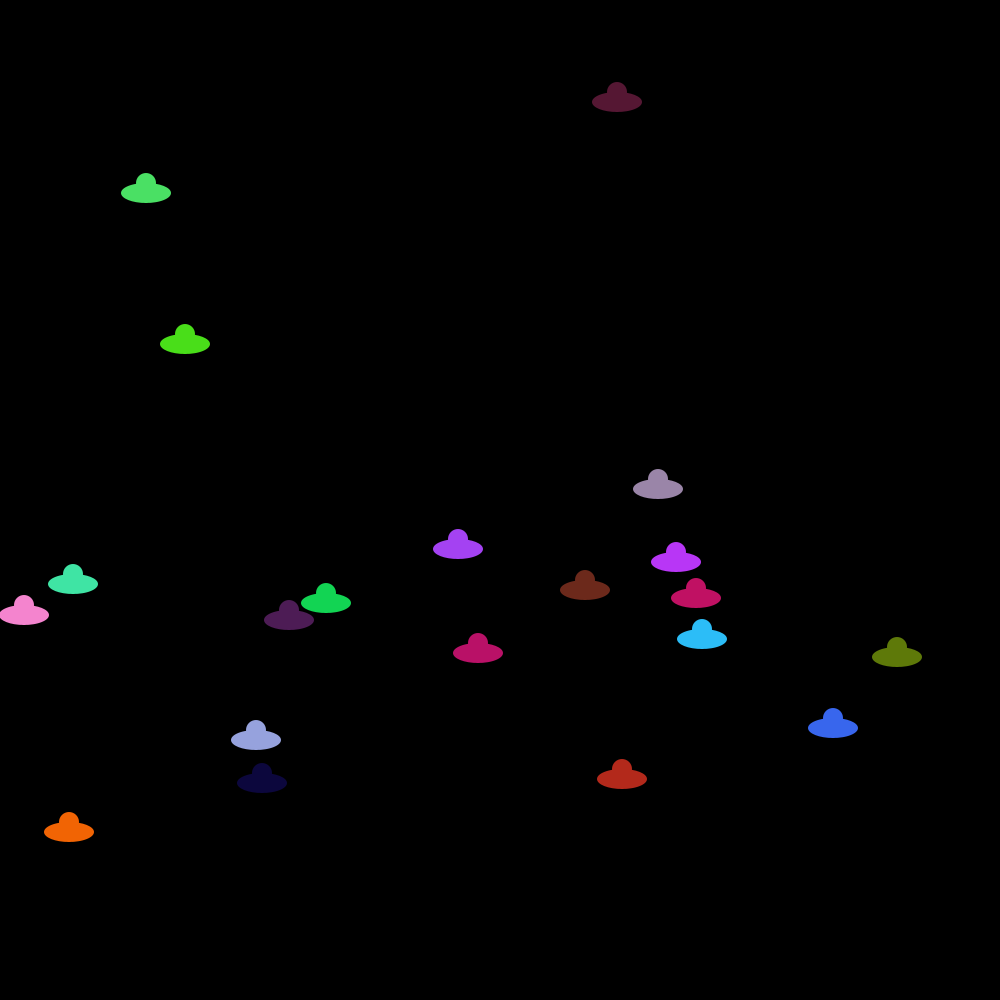
Frame 1 (no input)
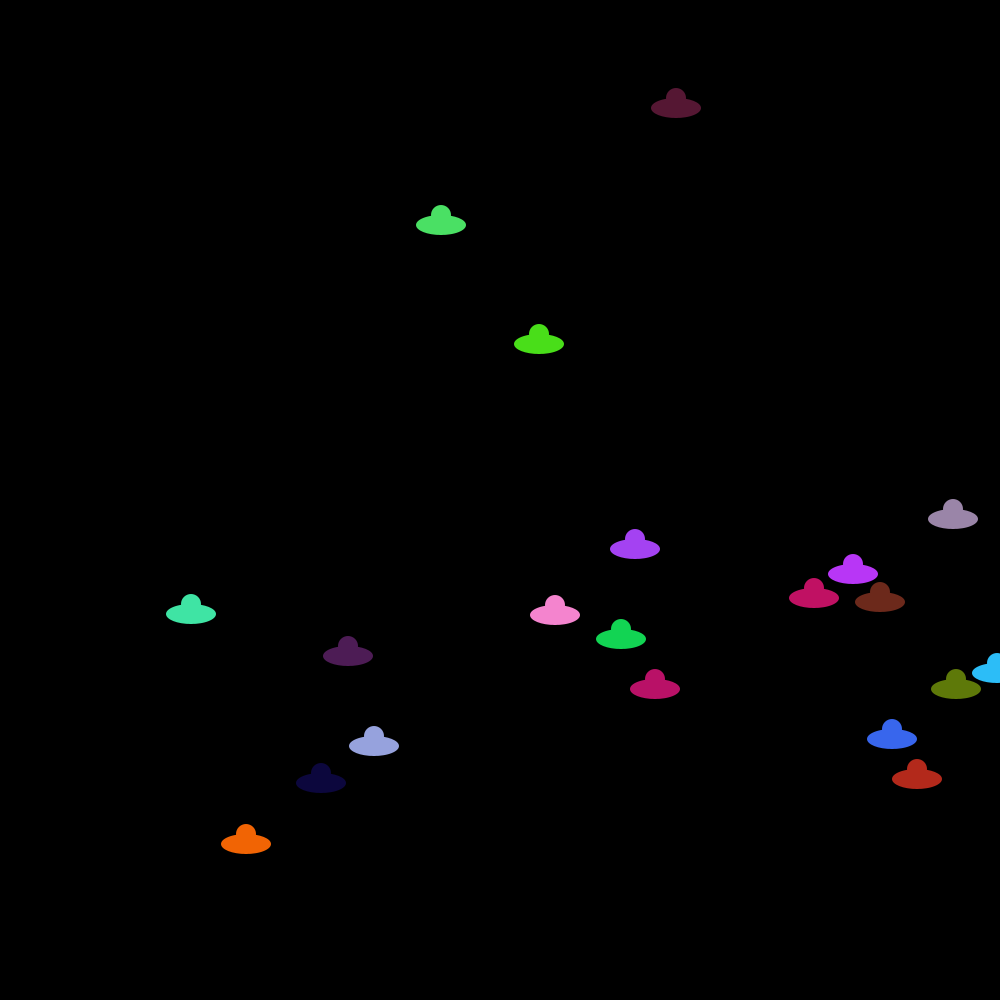
Frame 60 (the mouse pressed at the canvas centre just before this capture)
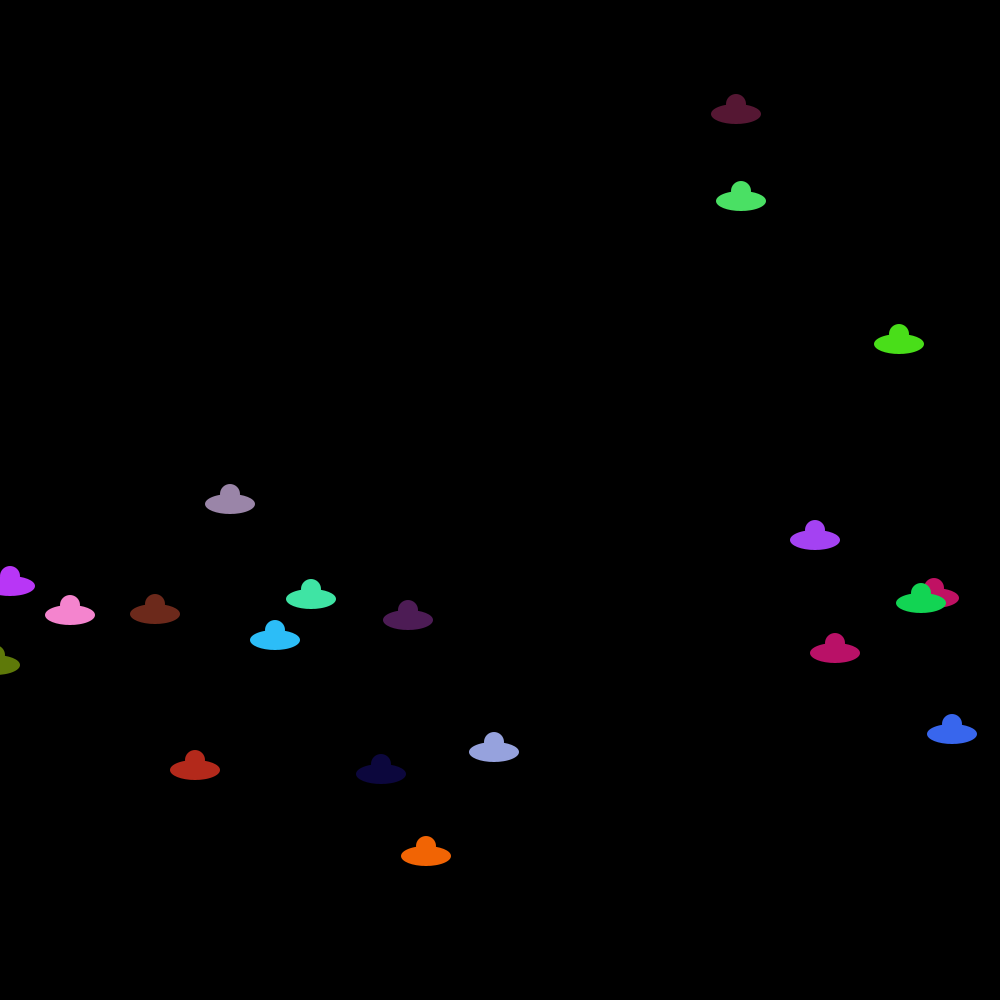
Frame 120 (the mouse held since frame 60 and released just before this capture)

The Processing sketch that drew these frames (run headless with seeded random() and noise(); from frame 60 on, the mouse is pressed at the canvas centre):

// Processing sketch: shipClasses
// ── shipClasses.pde
Ship [] ufo; 
int num = 20; 

void setup(){
  size(1000, 1000); 
  smooth(); 
  noStroke(); 
  background(0); 
  
  ufo = new Ship[num]; 
  
  for(int i =0; i< num; i++){
    ufo[i] = new Ship(); 
  }
}

void draw(){
  background(0); 
    for(int i =0; i<num; i++){
      ufo[i].drawShip(); 
      ufo[i].floatShip();  
    }
}
// ── Ship.pde
class Ship{
  color col; 
  int velX;
  float velY; 
  int rate; 
  int posX, posY;
  
  Ship(){
    col = color(random(255), random(255), random(255)); 
    velX = int (random(1, 10)); 
    velY = int (random(1, 2)); 
    rate = int (random(5, 20)); 
    posX = int (random(0, width)); 
    posY = int (random(0, height));
  }
  
  void drawShip(){
    fill(col); 
    
    ellipse(posX, posY, 50, 20); 
    ellipse(posX, posY-10, 20, 20); 
  }
  
  void floatShip(){
    posX += velX; 
    posY += int(sin(frameCount/rate) * 2); 
    if(posX > width && velX > 0){
      posX = -20; 
    }
  }
}
